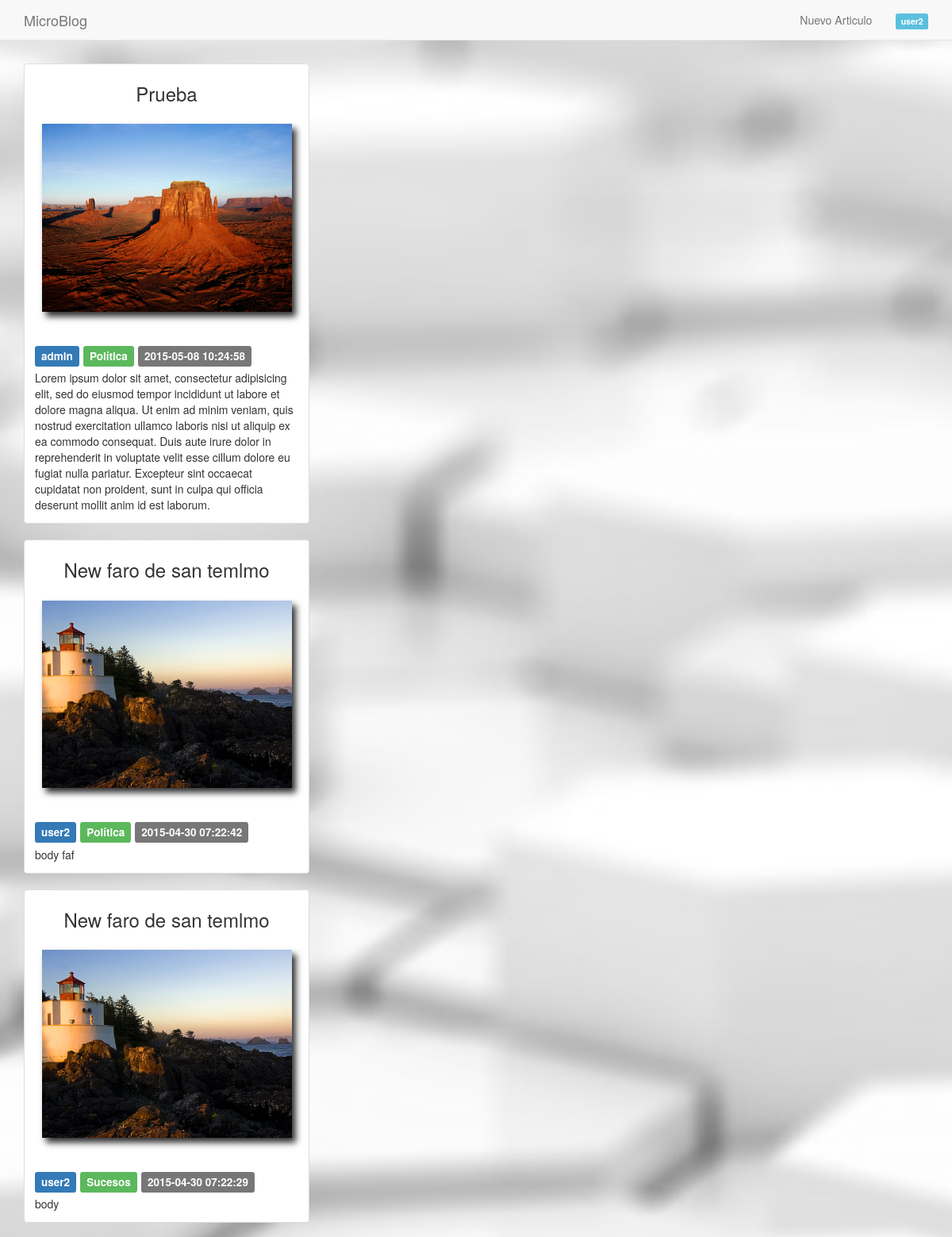
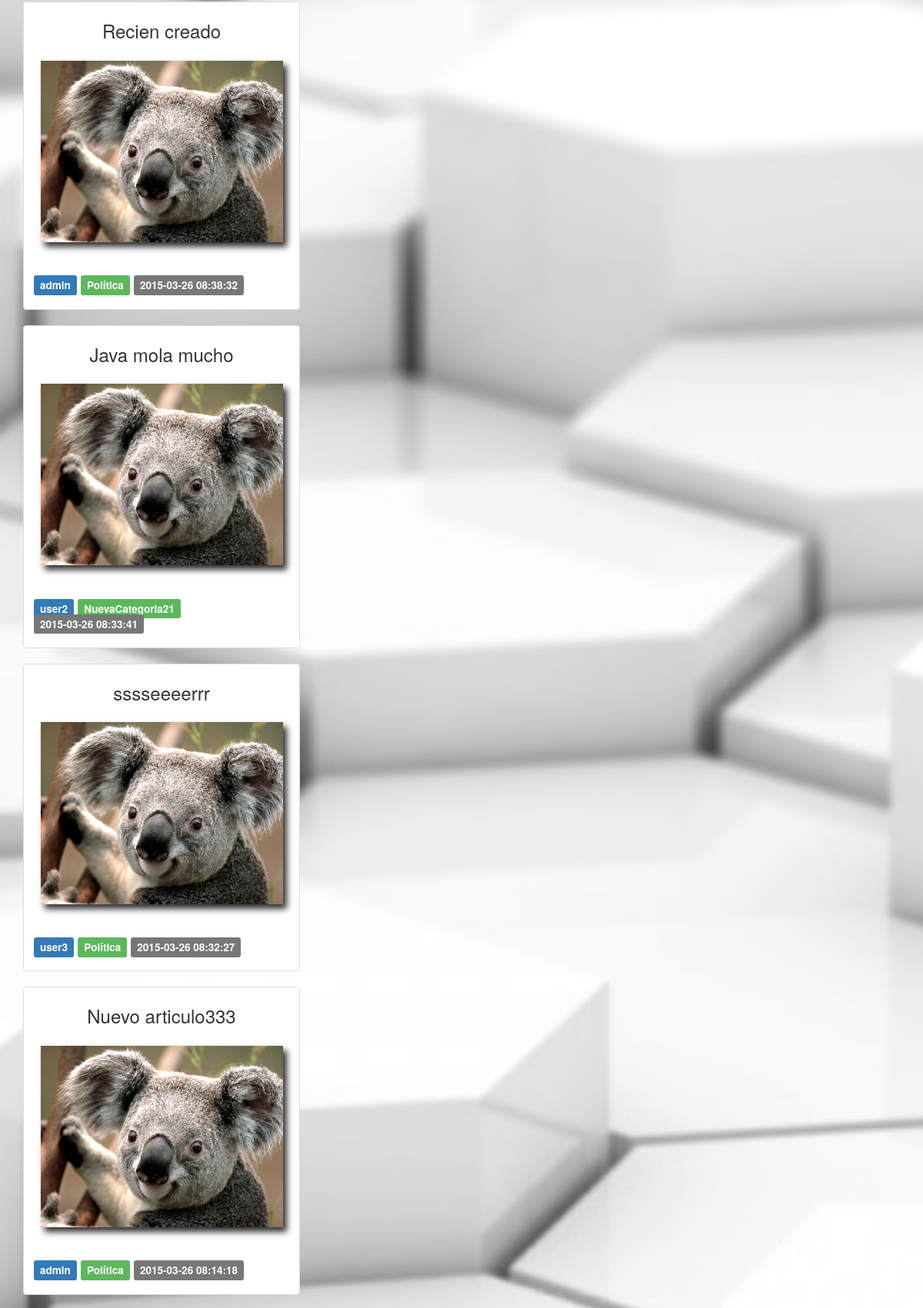
The app's page / (signed in, upper part) with its own data (2 pictures, top to bottom).
### tables this page shows
CREATE TABLE IF NOT EXISTS `articulo` (
  `id` int(11) NOT NULL AUTO_INCREMENT,
  `fecha` timestamp NULL DEFAULT CURRENT_TIMESTAMP COMMENT 'fecha del artículo',
  `titulo` varchar(250) NOT NULL DEFAULT 'Sin titulo' COMMENT 'título del articulo',
  `contenido` text NOT NULL,
  `id_usuario` int(11) NOT NULL,
  `id_categoria` int(11) NOT NULL,
  `foto` varchar(535) NOT NULL,
  PRIMARY KEY (`id`),
  KEY `id_usuario` (`id_usuario`),
  KEY `id_categoria` (`id_categoria`)
);

CREATE TABLE IF NOT EXISTS `usuario` (
  `id` int(11) NOT NULL AUTO_INCREMENT,
  `email` varchar(250) NOT NULL,
  `password` varchar(50) NOT NULL,
  `nombre` varchar(250) NOT NULL,
  `rol` int(1) NOT NULL DEFAULT '1' COMMENT '0=Administrador  1=usuario',
  `validar` int(11) NOT NULL DEFAULT '0' COMMENT '0 usario sin validar via email, 1 validado',
  PRIMARY KEY (`id`),
  UNIQUE KEY `email` (`email`)
);

CREATE TABLE IF NOT EXISTS `categoria` (
  `id` int(11) NOT NULL AUTO_INCREMENT,
  `fecha` timestamp NULL DEFAULT CURRENT_TIMESTAMP,
  `titulo` varchar(250) NOT NULL DEFAULT 'Sin titulo',
  PRIMARY KEY (`id`)
);

### index.php (called while the page is built, shortened)
<?php
require_once 'core/Database.php';
require_once 'backoffice/articulo/modelo.php';
$articulos = getArticulos();
if(isset($_SESSION["perfil"])){
	$perfil = $_SESSION["perfil"];
}
require 'html/public/vista.php';
?>

### core/Database.php (called while the page is built, shortened)
<?php
class Database{
	private $db_host = "localhost";
	private $db_user = "root";
	private $db_pass = "";
	private $db_name = "mb15";
	private $con = false;
	private $result = array();
	public function connect(){
		if(!$this->con){
			$myconn = @mysql_connect($this->db_host,$this->db_user,$this->db_pass);
            if($myconn){
            	$seldb = @mysql_select_db($this->db_name,$myconn);
                if($seldb){
                	$this->con = true;
                    return true;
                }else{
                	array_push($this->result,mysql_error());
                    return false;
                }
            }else{
            	array_push($this->result,mysql_error());
                return false;
            }
        }else{
            return true;
        }
	}
    public function disconnect(){
    	if($this->con){
    		if(@mysql_close()){
    			$this->con = false;
				return true;
			}else{
				return false;
			}
		}
    }
	public function sql($sql){
		$query = @mysql_query($sql);
		if($query){
			$this->numResults = mysql_num_rows($query);
			for($i = 0; $i < $this->numResults; $i++){
				$r = mysql_fetch_array($query);
               	$key = array_keys($r);
               	for($x = 0; $x < count($key); $x++){
                   	if(!is_int($key[$x])){
                   		if(mysql_num_rows($query) >= 1){
                   			$this->result[$i][$key[$x]] = $r[$key[$x]];
						}else{
							$this->result = null;
						}
					}
				}
			}
			return true;
		}else{
			array_push($this->result,mysql_error());
			return false;
		}
	}
    public function getResult(){
        $val = $this->result;
        $this->result = array();
        return $val;
    }
}

### backoffice/articulo/modelo.php (called while the page is built, shortened)
<?php
	function getArticulos( $limit=10 , $id_usuario=null, $id_categoria=null){
		$sql = "SELECT a.id , a.titulo, id_usuario, c.titulo as categoria, u.nombre , a.fecha, a.contenido,  foto FROM `articulo` as a , `usuario` as u, `categoria` as c WHERE a.id_usuario = u.id and a.id_categoria = c.id ORDER BY fecha DESC";
		$db = new Database();
		$db->connect();
		$where = '';
		$db->sql( $sql.$where );
		$res = $db->getResult();
		return $res;
	}
?>

### html/public/vista.php (the view, shortened to what this page needs)
<!DOCTYPE html>
<html lang="en">
  <head>
    <link href="html/public/css/bootstrap.min.css" rel="stylesheet">
    <link href="html/public/css/custom.css" rel="stylesheet">
  </head>
  <body>
    <nav class="navbar navbar-default navbar-fixed-top">
      <div class="container">
      	<div class="navbar-header">
          <a class="navbar-brand" href="#">MicroBlog</a>
        </div>
        <div id="navbar" class="collapse navbar-collapse navbar-right">
        	<ul class="nav navbar-nav navbar-right">
	         	<?php if ( isset($perfil)){?>
	         		<li>
	         			<a href="<?php echo(CONTROLLER_ARTICULO);?>?op=<?php echo(OP_DETALLE);?>"><i class="fa fa-plus-circle fa-fw"></i>Nuevo Articulo</a>
	         		</li>
	         		<li>
	         			<a href="<?php echo CONTROLLER_ARTICULO ?>"><span class="label label-info"> <?php echo $perfil['nombre']; ?> </span></a>
					</li>
				<?php }  ?>
			</ul>
        </div>
      </div>
    </nav>
    <div class="container">
	   	<br><br><br><br>
	   	<?php
	   	foreach ($articulos as $art ) {
	   		?>
		   	<div class="row">
			  <div class="col-sm-6 col-md-4">
			    <div class="thumbnail">
			      <h3><?php echo $art['titulo']?></h3>
			      <?php if ($art['foto'] !="" ){
			      		echo "<img src='". IMAGES.$art['foto'] ."' alt='foto'>";
			      }else{
			      		echo "<img src='html/public/images/foto.svg' alt='foto por defecto'>";
					}?>
			      <div class="caption">
			        <h4>
			        	<span class="label label-primary"><?php echo $art['nombre']?></span>
			        	<span class="label label-success"><?php echo $art['categoria']?></span>
			        	<span class="label label-default"><?php echo $art['fecha']?></span>
			        </h4>
			        <div class="content_text">
			            <?php echo $art['contenido']?>
			        </div>
			      </div>
			    </div>
			  </div>
			</div>
	   	<?php } ?>
  </body>
</html>

### html/public/css/custom.css (style rules this page uses)
body { background: url('../images/back.jpg') no-repeat center center fixed; -webkit-background-size: cover; -moz-background-size: cover; -o-background-size: cover; background-size: cover; }
.thumbnail img { transition: 1.5s ease; -moz-transition: 1.5s ease; -webkit-transition: 1.5s ease; -o-transition: 1.5s ease; max-width:90%; height:auto -moz-box-shadow: 5px 6px 8px #302f30; -webkit-box-shadow: 5px 6px 8px #302f30; box-shadow: 5px 6px 8px #302f30; margin-bottom:25px; }
h3 { text-align:center; margin-bottom:25px; }

### records on screen
articulo: titulo "Prueba", foto (picture), id_usuario.nombre "admin", id_categoria.titulo "Política", fecha "2015-05-08 10:24:58", contenido "Lorem ipsum dolor sit amet, consectetur adipisicing elit, sed do eiusmod tempor incididunt ut labore et dolore magna aliqua. Ut enim ad minim veniam, quis nostrud exercitation ullamco laboris nisi ut aliquip ex ea commodo consequat. Duis aute irure dolor in reprehenderit in voluptate velit esse cillum dolore eu fugiat nulla pariatur. Excepteur sint occaecat cupidatat non proident, sunt in culpa qui officia deserunt mollit anim id est laborum."
articulo: titulo "New faro de san temlmo", foto (picture), id_usuario.nombre "user2", id_categoria.titulo "Política", fecha "2015-04-30 07:22:42", contenido "body faf"
articulo: titulo "New faro de san temlmo", foto (picture), id_usuario.nombre "user2", id_categoria.titulo "Sucesos", fecha "2015-04-30 07:22:29", contenido "body"
articulo: titulo "Recien creado", foto (picture), id_usuario.nombre "admin", id_categoria.titulo "Política", fecha "2015-03-26 08:38:32"
articulo: titulo "Java mola mucho", foto (picture), id_usuario.nombre "user2", id_categoria.titulo "NuevaCategoria21", fecha "2015-03-26 08:33:41"
articulo: titulo "sssseeeerrr", foto (picture), id_usuario.nombre "user3", id_categoria.titulo "Política", fecha "2015-03-26 08:32:27"
articulo: titulo "Nuevo articulo333", foto (picture), id_usuario.nombre "admin", id_categoria.titulo "Política", fecha "2015-03-26 08:14:18"

### other values on screen
$perfil['nombre'] "user2"
